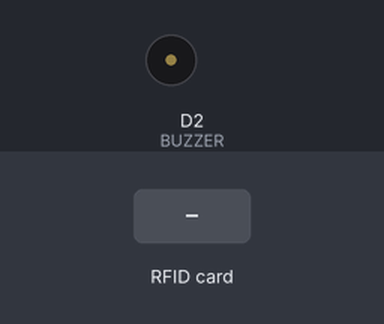
Bench run of a sketch on a simulated ESP8266 (NodeMCU). Parts: buzzer (waves = sounding, pin HIGH). The test bench sets the inputs (shaded band). WiFi joins after 1.5 s; servers stay silent unless stated; uploads are accepted with an empty reply; what the sketch prints to the serial monitor is not drawn.

Above: at 5.2 s.
5.3 s: RFID card 5E 7A 19 C4 held to the reader
At 5.5 s:
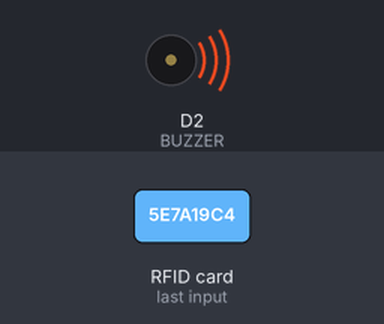
Timing chart, 0 to 8.3 s (numbered marks = the images above; inputs shaded):
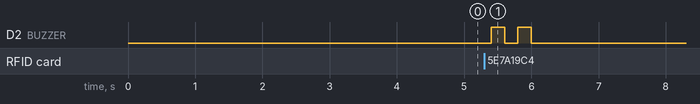

Measured:
- after the input at 5.3 s, D2 (BUZZER): alternates HIGH for 0.20 s and LOW for 0.20 s, 4 changes in all, then stays LOW, starting after 0.10 s

The sketch:

send_data_to_google_sheet.ino
```cpp
#include <SPI.h>
#include <MFRC522.h>
#include <Arduino.h>
#include <ESP8266WiFi.h>
#include <ESP8266WiFiMulti.h>
#include <ESP8266HTTPClient.h>
#include <WiFiClient.h>
#include <WiFiClientSecureBearSSL.h>

// Fingerprint for demo URL, expires on June 2, 2021, needs to be updated well before this date
const uint8_t fingerprint[20] = {0xdd, 0xe7, 0x6b, 0x0a, 0x78, 0x9f, 0xda, 0x46, 0xab, 0x84, 0x3e, 0xd7, 0xf4, 0x02, 0x75, 0x41, 0x76, 0x62, 0xca, 0xd3};
// 0xdd, 0xe7, 0x6b, 0x0a, 0x78, 0x9f, 0xda, 0x46, 0xab, 0x84, 0x3e, 0xd7, 0xf4, 0x02, 0x75, 0x41, 0x76, 0x62, 0xca, 0xd3

#define RST_PIN  D3     // Configurable, see typical pin layout above
#define SS_PIN   D4     // Configurable, see typical pin layout above
#define BUZZER   D2     // Configurable, see typical pin layout above

MFRC522 mfrc522(SS_PIN, RST_PIN);  // Instance of the class
MFRC522::MIFARE_Key key;
ESP8266WiFiMulti WiFiMulti;
MFRC522::StatusCode status;

/* Be aware of Sector Trailer Blocks */
int blockNum = 2;

/* Create another array to read data from Block */
/* Legthn of buffer should be 2 Bytes more than the size of Block (16 Bytes) */
byte bufferLen = 18;
byte readBlockData[18];

String data2;
const String data1 = "https://script.google.com/macros/s/AKfycbylcIAAp1ZCPKEtkb6kbowlbe93Fj7BaAaD7PeZywuF68V8rmOtB1lguaK4SZP_wib99w/exec?name=";

void setup()
{
  /* Initialize serial communications with the PC */
  Serial.begin(9600);
  // Serial.setDebugOutput(true);

  Serial.println();
  Serial.println();
  Serial.println();

  for (uint8_t t = 4; t > 0; t--)
  {
    Serial.printf("[SETUP] WAIT %d...\n", t);
    Serial.flush();
    delay(1000);
  }

  WiFi.mode(WIFI_STA);

  /* Put your WIFI Name and Password here */
  WiFiMulti.addAP("Realme 9i", "connectit");

  /* Set BUZZER as OUTPUT */
  pinMode(BUZZER, OUTPUT);
  /* Initialize SPI bus */
  SPI.begin();
}

void loop()
{
  /* Initialize MFRC522 Module */
  mfrc522.PCD_Init();
  /* Look for new cards */
  /* Reset the loop if no new card is present on RC522 Reader */
  if ( ! mfrc522.PICC_IsNewCardPresent())
  {
    return;
  }
  /* Select one of the cards */
  if ( ! mfrc522.PICC_ReadCardSerial())
  {
    return;
  }
  /* Read data from the same block */
  Serial.println();
  Serial.println(F("Reading last data from RFID..."));
  ReadDataFromBlock(blockNum, readBlockData);
  /* If you want to print the full memory dump, uncomment the next line */
  //mfrc522.PICC_DumpToSerial(&(mfrc522.uid));

  /* Print the data read from block */
  Serial.println();
  Serial.print(F("Last data in RFID:"));
  Serial.print(blockNum);
  Serial.print(F(" --> "));
  for (int j=0 ; j<16 ; j++)
  {
    Serial.write(readBlockData[j]);
  }
  Serial.println();
  digitalWrite(BUZZER, HIGH);
  delay(200);
  digitalWrite(BUZZER, LOW);
  delay(200);
  digitalWrite(BUZZER, HIGH);
  delay(200);
  digitalWrite(BUZZER, LOW);

  // wait for WiFi connection
  if ((WiFiMulti.run() == WL_CONNECTED))
  {
    std::unique_ptr<BearSSL::WiFiClientSecure>client(new BearSSL::WiFiClientSecure);

    client->setFingerprint(fingerprint);
    // Or, if you happy to ignore the SSL certificate, then use the following line instead:
    // client->setInsecure();

    data2 = data1 + String((char*)readBlockData);
    data2.trim();
    Serial.println(data2);

    HTTPClient https;
    Serial.print(F("[HTTPS] begin...\n"));
    if (https.begin(*client, (String)data2))
    {
      // HTTP
      Serial.print(F("[HTTPS] GET...\n"));
      // start connection and send HTTP header
      int httpCode = https.GET();

      // httpCode will be negative on error
      if (httpCode > 0)
      {
        // HTTP header has been send and Server response header has been handled
        Serial.printf("[HTTPS] GET... code: %d\n", httpCode);
        // file found at server
      }
      else
      {
        Serial.printf("[HTTPS] GET... failed, error: %s\n", https.errorToString(httpCode).c_str());
      }
      https.end();
      delay(1000);
    }
    else
    {
      Serial.printf("[HTTPS} Unable to connect\n");
    }
  }
}

void ReadDataFromBlock(int blockNum, byte readBlockData[])
{
  /* Prepare the ksy for authentication */
  /* All keys are set to FFFFFFFFFFFFh at chip delivery from the factory */
  for (byte i = 0; i < 6; i++)
  {
    key.keyByte[i] = 0xFF;
  }
  /* Authenticating the desired data block for Read access using Key A */
  status = mfrc522.PCD_Authenticate(MFRC522::PICC_CMD_MF_AUTH_KEY_A, blockNum, &key, &(mfrc522.uid));

  if (status != MFRC522::STATUS_OK)
  {
     Serial.print("Authentication failed for Read: ");
     Serial.println(mfrc522.GetStatusCodeName(status));
     return;
  }
  else
  {
    Serial.println("Authentication success");
  }

  /* Reading data from the Block */
  status = mfrc522.MIFARE_Read(blockNum, readBlockData, &bufferLen);
  if (status != MFRC522::STATUS_OK)
  {
    Serial.print("Reading failed: ");
    Serial.println(mfrc522.GetStatusCodeName(status));
    return;
  }
  else
  {
    Serial.println("Block was read successfully");
  }
}
```
